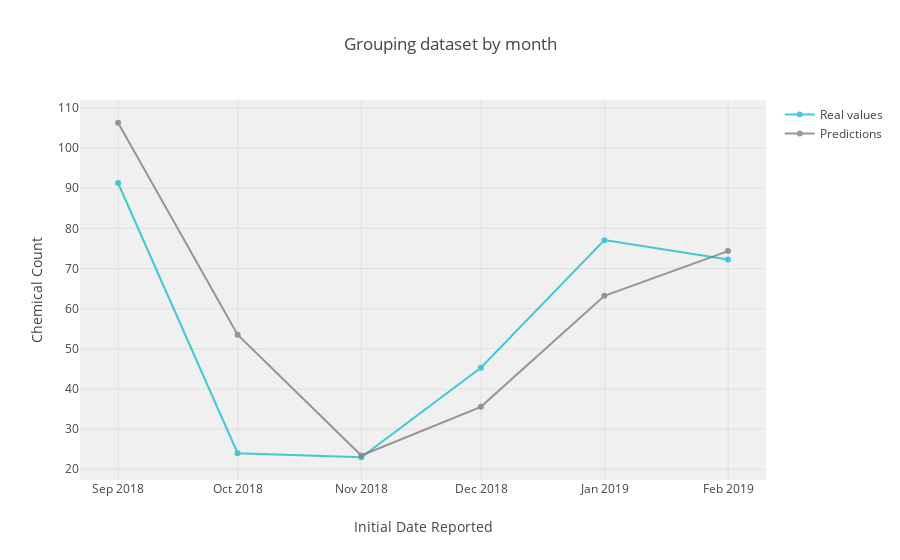

Write notebook code for a chart like this one.
### Code cell
# report performance
mse = mean_squared_error(y, predictions)
rmse = sqrt(mse)
print('RMSE: %.3f' % rmse)

img = plot_results(validation, predictions, 'Grouping dataset by month', 'ts-grouping-by-month')
Image(img)

### Figure 1 — Plotly figure (JSON) as saved in the notebook; plotly's stock layout.template omitted (floating-point values rounded to 4 significant figures)
{"data": [{"line": {"color": "#17BECF"}, "name": "Real values", "opacity": 0.8, "type": "scatter", "uid": "ac811dea-ce71-437e-9d47-f4fba34ab48a", "x": ["2018-08-31 22:00:00", "2018-09-30 22:00:00", "2018-10-31 23:00:00", "2018-11-30 23:00:00", "2018-12-31 23:00:00", "2019-01-31 23:00:00"], "y": [91.31, 24, 23, 45.29, 77.09, 72.25]}, {"line": {"color": "#7F7F7F"}, "name": "Predictions", "opacity": 0.8, "type": "scatter", "uid": "4f5831be-2073-4ada-af64-ded09b7e8c09", "x": ["2018-08-31 22:00:00", "2018-09-30 22:00:00", "2018-10-31 23:00:00", "2018-11-30 23:00:00", "2018-12-31 23:00:00", "2019-01-31 23:00:00"], "y": [106.3, 53.52, 23.44, 35.56, 63.23, 74.36]}], "layout": {"plot_bgcolor": "rgba(240,240,240, 0.95)", "title": {"text": "Grouping dataset by month"}, "xaxis": {"title": {"text": "Initial Date Reported"}}, "yaxis": {"title": {"text": "Chemical Count"}}}}
